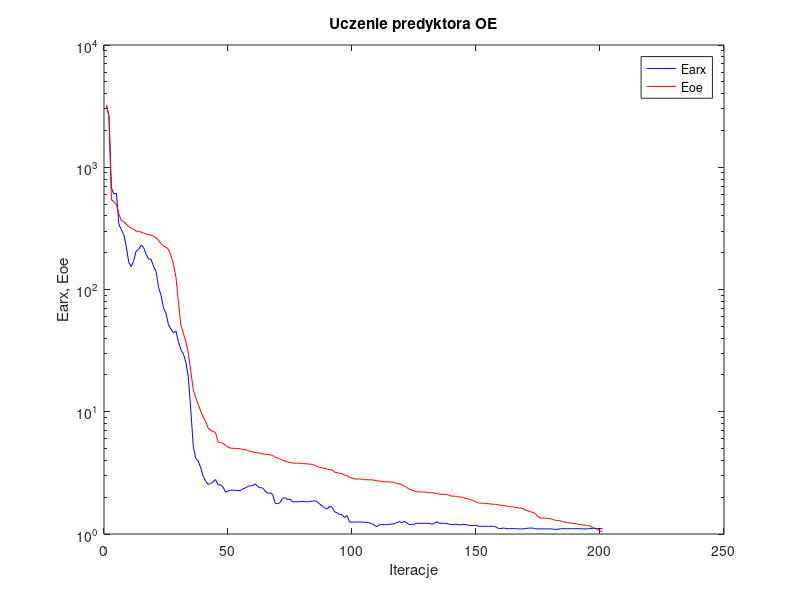
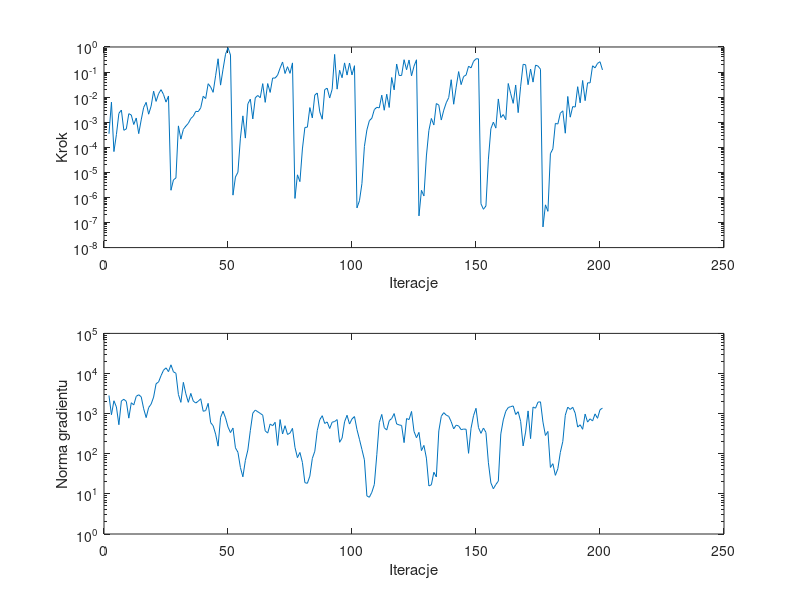

MATLAB code to generate these figures, in order:
%uczenie predyktora oe
clear all;
n=0; farx(n+1)=3.190744e+003; foe(n+1)=3.226293e+003; wspucz(n+1)=0.000000e+000; ng(n+1)=0.000000e+000;
%odnowa zmiennej metryki
n=1; farx(n+1)=2.647249e+003; foe(n+1)=2.583375e+003; krok(n+1)=3.473499e-004; ng(n+1)=2.834321e+003;
n=2; farx(n+1)=6.746177e+002; foe(n+1)=5.434021e+002; krok(n+1)=6.283621e-003; ng(n+1)=9.379759e+002;
n=3; farx(n+1)=6.043598e+002; foe(n+1)=5.227247e+002; krok(n+1)=6.743596e-005; ng(n+1)=2.093114e+003;
n=4; farx(n+1)=6.124377e+002; foe(n+1)=4.962000e+002; krok(n+1)=3.199854e-004; ng(n+1)=1.468207e+003;
n=5; farx(n+1)=3.419225e+002; foe(n+1)=4.143114e+002; krok(n+1)=2.247173e-003; ng(n+1)=5.294243e+002;
n=6; farx(n+1)=3.078361e+002; foe(n+1)=3.653867e+002; krok(n+1)=3.065383e-003; ng(n+1)=2.068479e+003;
n=7; farx(n+1)=2.806646e+002; foe(n+1)=3.593552e+002; krok(n+1)=4.770094e-004; ng(n+1)=2.279409e+003;
n=8; farx(n+1)=2.228608e+002; foe(n+1)=3.420991e+002; krok(n+1)=5.405350e-004; ng(n+1)=2.017852e+003;
n=9; farx(n+1)=1.667719e+002; foe(n+1)=3.273032e+002; krok(n+1)=2.186130e-003; ng(n+1)=7.721489e+002;
n=10; farx(n+1)=1.538412e+002; foe(n+1)=3.172933e+002; krok(n+1)=1.940336e-003; ng(n+1)=1.869709e+003;
n=11; farx(n+1)=1.730979e+002; foe(n+1)=3.104709e+002; krok(n+1)=8.100612e-004; ng(n+1)=1.648161e+003;
n=12; farx(n+1)=2.072697e+002; foe(n+1)=3.004323e+002; krok(n+1)=1.473654e-003; ng(n+1)=2.700042e+003;
n=13; farx(n+1)=2.130548e+002; foe(n+1)=2.972167e+002; krok(n+1)=3.505202e-004; ng(n+1)=2.952617e+003;
n=14; farx(n+1)=2.314505e+002; foe(n+1)=2.952266e+002; krok(n+1)=1.240140e-003; ng(n+1)=2.628415e+003;
n=15; farx(n+1)=2.195538e+002; foe(n+1)=2.889104e+002; krok(n+1)=3.899772e-003; ng(n+1)=1.320365e+003;
n=16; farx(n+1)=1.939644e+002; foe(n+1)=2.843750e+002; krok(n+1)=6.192369e-003; ng(n+1)=7.968452e+002;
n=17; farx(n+1)=1.774113e+002; foe(n+1)=2.809572e+002; krok(n+1)=2.087321e-003; ng(n+1)=1.417087e+003;
n=18; farx(n+1)=1.768881e+002; foe(n+1)=2.788980e+002; krok(n+1)=4.375565e-003; ng(n+1)=1.726452e+003;
n=19; farx(n+1)=1.536538e+002; foe(n+1)=2.731006e+002; krok(n+1)=1.734425e-002; ng(n+1)=2.582488e+003;
n=20; farx(n+1)=1.403254e+002; foe(n+1)=2.650831e+002; krok(n+1)=6.764823e-003; ng(n+1)=5.562248e+003;
n=21; farx(n+1)=1.043462e+002; foe(n+1)=2.520979e+002; krok(n+1)=1.364590e-002; ng(n+1)=6.157988e+003;
n=22; farx(n+1)=8.950363e+001; foe(n+1)=2.380594e+002; krok(n+1)=1.987879e-002; ng(n+1)=8.841147e+003;
n=23; farx(n+1)=7.038095e+001; foe(n+1)=2.267533e+002; krok(n+1)=1.274938e-002; ng(n+1)=1.207713e+004;
n=24; farx(n+1)=6.390649e+001; foe(n+1)=2.220509e+002; krok(n+1)=6.349841e-003; ng(n+1)=1.384115e+004;
n=25; farx(n+1)=5.145030e+001; foe(n+1)=2.133089e+002; krok(n+1)=1.111520e-002; ng(n+1)=1.114748e+004;
%odnowa zmiennej metryki
n=26; farx(n+1)=4.741097e+001; foe(n+1)=1.896716e+002; krok(n+1)=1.936574e-006; ng(n+1)=1.647823e+004;
n=27; farx(n+1)=4.416458e+001; foe(n+1)=1.608925e+002; krok(n+1)=5.005977e-006; ng(n+1)=1.101586e+004;
n=28; farx(n+1)=4.580529e+001; foe(n+1)=1.269220e+002; krok(n+1)=5.973165e-006; ng(n+1)=1.015903e+004;
n=29; farx(n+1)=3.744148e+001; foe(n+1)=7.971985e+001; krok(n+1)=7.138862e-004; ng(n+1)=2.997130e+003;
n=30; farx(n+1)=3.212504e+001; foe(n+1)=5.101067e+001; krok(n+1)=2.114007e-004; ng(n+1)=1.911743e+003;
n=31; farx(n+1)=2.982686e+001; foe(n+1)=4.380604e+001; krok(n+1)=5.188110e-004; ng(n+1)=6.022956e+003;
n=32; farx(n+1)=2.538306e+001; foe(n+1)=3.738666e+001; krok(n+1)=7.010405e-004; ng(n+1)=3.126395e+003;
n=33; farx(n+1)=1.934627e+001; foe(n+1)=3.014592e+001; krok(n+1)=9.053002e-004; ng(n+1)=1.914489e+003;
n=34; farx(n+1)=1.033166e+001; foe(n+1)=2.137588e+001; krok(n+1)=1.407851e-003; ng(n+1)=3.193931e+003;
n=35; farx(n+1)=5.216515e+000; foe(n+1)=1.513346e+001; krok(n+1)=1.736904e-003; ng(n+1)=2.057191e+003;
n=36; farx(n+1)=4.155233e+000; foe(n+1)=1.299714e+001; krok(n+1)=2.707062e-003; ng(n+1)=1.838431e+003;
n=37; farx(n+1)=3.948436e+000; foe(n+1)=1.149060e+001; krok(n+1)=2.660052e-003; ng(n+1)=2.043019e+003;
n=38; farx(n+1)=3.486375e+000; foe(n+1)=1.010826e+001; krok(n+1)=3.763634e-003; ng(n+1)=2.349192e+003;
n=39; farx(n+1)=2.954214e+000; foe(n+1)=9.036465e+000; krok(n+1)=1.082825e-002; ng(n+1)=1.146070e+003;
n=40; farx(n+1)=2.699068e+000; foe(n+1)=8.304966e+000; krok(n+1)=8.799720e-003; ng(n+1)=1.191715e+003;
n=41; farx(n+1)=2.544913e+000; foe(n+1)=7.381807e+000; krok(n+1)=3.432277e-002; ng(n+1)=1.804600e+003;
n=42; farx(n+1)=2.589037e+000; foe(n+1)=7.010527e+000; krok(n+1)=2.548582e-002; ng(n+1)=5.968758e+002;
n=43; farx(n+1)=2.673851e+000; foe(n+1)=6.913358e+000; krok(n+1)=1.553457e-002; ng(n+1)=5.011425e+002;
n=44; farx(n+1)=2.785434e+000; foe(n+1)=6.723606e+000; krok(n+1)=7.084462e-002; ng(n+1)=3.093036e+002;
n=45; farx(n+1)=2.518273e+000; foe(n+1)=5.649371e+000; krok(n+1)=3.388186e-001; ng(n+1)=1.547579e+002;
n=46; farx(n+1)=2.526497e+000; foe(n+1)=5.595643e+000; krok(n+1)=3.012318e-002; ng(n+1)=8.028848e+002;
n=47; farx(n+1)=2.417915e+000; foe(n+1)=5.529171e+000; krok(n+1)=1.300618e-001; ng(n+1)=1.148657e+003;
n=48; farx(n+1)=2.201672e+000; foe(n+1)=5.325202e+000; krok(n+1)=5.126125e-001; ng(n+1)=7.850460e+002;
n=49; farx(n+1)=2.244304e+000; foe(n+1)=5.130959e+000; krok(n+1)=9.362720e-001; ng(n+1)=4.648577e+002;
n=50; farx(n+1)=2.282529e+000; foe(n+1)=5.040659e+000; krok(n+1)=4.764226e-001; ng(n+1)=3.373913e+002;
%odnowa zmiennej metryki
n=51; farx(n+1)=2.279879e+000; foe(n+1)=5.023456e+000; krok(n+1)=1.236046e-006; ng(n+1)=4.379534e+002;
n=52; farx(n+1)=2.276031e+000; foe(n+1)=5.015637e+000; krok(n+1)=6.514692e-006; ng(n+1)=1.404255e+002;
n=53; farx(n+1)=2.267942e+000; foe(n+1)=5.007460e+000; krok(n+1)=1.013046e-005; ng(n+1)=1.090995e+002;
n=54; farx(n+1)=2.265066e+000; foe(n+1)=4.978970e+000; krok(n+1)=2.318206e-004; ng(n+1)=4.555255e+001;
n=55; farx(n+1)=2.341265e+000; foe(n+1)=4.911841e+000; krok(n+1)=1.792149e-003; ng(n+1)=2.662043e+001;
n=56; farx(n+1)=2.379047e+000; foe(n+1)=4.891054e+000; krok(n+1)=2.325873e-004; ng(n+1)=6.831222e+001;
n=57; farx(n+1)=2.448647e+000; foe(n+1)=4.820397e+000; krok(n+1)=5.381741e-003; ng(n+1)=1.237762e+002;
n=58; farx(n+1)=2.480374e+000; foe(n+1)=4.722599e+000; krok(n+1)=8.324349e-003; ng(n+1)=3.773631e+002;
n=59; farx(n+1)=2.494611e+000; foe(n+1)=4.698173e+000; krok(n+1)=1.353531e-003; ng(n+1)=1.028811e+003;
n=60; farx(n+1)=2.569971e+000; foe(n+1)=4.645460e+000; krok(n+1)=9.405190e-003; ng(n+1)=1.225142e+003;
n=61; farx(n+1)=2.446019e+000; foe(n+1)=4.594507e+000; krok(n+1)=1.165868e-002; ng(n+1)=1.113740e+003;
n=62; farx(n+1)=2.391159e+000; foe(n+1)=4.586182e+000; krok(n+1)=9.473853e-003; ng(n+1)=1.014835e+003;
n=63; farx(n+1)=2.376905e+000; foe(n+1)=4.525650e+000; krok(n+1)=3.453662e-002; ng(n+1)=9.161929e+002;
n=64; farx(n+1)=2.243620e+000; foe(n+1)=4.484725e+000; krok(n+1)=6.192369e-003; ng(n+1)=3.726111e+002;
n=65; farx(n+1)=2.155939e+000; foe(n+1)=4.460404e+000; krok(n+1)=3.482091e-002; ng(n+1)=3.274649e+002;
n=66; farx(n+1)=2.165812e+000; foe(n+1)=4.441602e+000; krok(n+1)=1.540176e-002; ng(n+1)=5.510326e+002;
n=67; farx(n+1)=2.115187e+000; foe(n+1)=4.396790e+000; krok(n+1)=5.793922e-002; ng(n+1)=4.994844e+002;
n=68; farx(n+1)=1.784725e+000; foe(n+1)=4.251506e+000; krok(n+1)=5.753289e-002; ng(n+1)=6.091577e+002;
n=69; farx(n+1)=1.770072e+000; foe(n+1)=4.196131e+000; krok(n+1)=7.539806e-002; ng(n+1)=1.617027e+002;
n=70; farx(n+1)=1.806015e+000; foe(n+1)=4.109439e+000; krok(n+1)=1.438191e-001; ng(n+1)=7.109756e+002;
n=71; farx(n+1)=1.958006e+000; foe(n+1)=3.995488e+000; krok(n+1)=2.522670e-001; ng(n+1)=3.108150e+002;
n=72; farx(n+1)=1.982642e+000; foe(n+1)=3.948160e+000; krok(n+1)=8.764941e-002; ng(n+1)=5.001872e+002;
n=73; farx(n+1)=1.913115e+000; foe(n+1)=3.876568e+000; krok(n+1)=1.638325e-001; ng(n+1)=3.022376e+002;
n=74; farx(n+1)=1.929406e+000; foe(n+1)=3.858023e+000; krok(n+1)=8.892157e-002; ng(n+1)=3.284410e+002;
n=75; farx(n+1)=1.834069e+000; foe(n+1)=3.800345e+000; krok(n+1)=2.320583e-001; ng(n+1)=4.296498e+002;
%odnowa zmiennej metryki
n=76; farx(n+1)=1.834302e+000; foe(n+1)=3.799106e+000; krok(n+1)=9.130878e-007; ng(n+1)=1.442669e+002;
n=77; farx(n+1)=1.837300e+000; foe(n+1)=3.795652e+000; krok(n+1)=7.983154e-006; ng(n+1)=8.008407e+001;
n=78; farx(n+1)=1.839696e+000; foe(n+1)=3.792690e+000; krok(n+1)=4.273013e-006; ng(n+1)=1.077471e+002;
n=79; farx(n+1)=1.844131e+000; foe(n+1)=3.769431e+000; krok(n+1)=8.570899e-005; ng(n+1)=6.079091e+001;
n=80; farx(n+1)=1.840352e+000; foe(n+1)=3.757125e+000; krok(n+1)=6.187216e-004; ng(n+1)=1.902779e+001;
n=81; farx(n+1)=1.834536e+000; foe(n+1)=3.747251e+000; krok(n+1)=6.328553e-004; ng(n+1)=1.834088e+001;
n=82; farx(n+1)=1.844508e+000; foe(n+1)=3.724657e+000; krok(n+1)=3.830473e-003; ng(n+1)=2.767259e+001;
n=83; farx(n+1)=1.855191e+000; foe(n+1)=3.710658e+000; krok(n+1)=1.486486e-003; ng(n+1)=7.622056e+001;
n=84; farx(n+1)=1.870085e+000; foe(n+1)=3.643653e+000; krok(n+1)=1.214360e-002; ng(n+1)=1.157172e+002;
n=85; farx(n+1)=1.833715e+000; foe(n+1)=3.560532e+000; krok(n+1)=1.464382e-002; ng(n+1)=3.815995e+002;
n=86; farx(n+1)=1.758242e+000; foe(n+1)=3.504031e+000; krok(n+1)=2.583925e-003; ng(n+1)=7.033393e+002;
n=87; farx(n+1)=1.694450e+000; foe(n+1)=3.476652e+000; krok(n+1)=1.317301e-003; ng(n+1)=8.879525e+002;
n=88; farx(n+1)=1.638780e+000; foe(n+1)=3.464413e+000; krok(n+1)=2.000182e-002; ng(n+1)=5.687387e+002;
n=89; farx(n+1)=1.600004e+000; foe(n+1)=3.377096e+000; krok(n+1)=2.272818e-002; ng(n+1)=6.207556e+002;
n=90; farx(n+1)=1.686612e+000; foe(n+1)=3.360166e+000; krok(n+1)=9.222377e-003; ng(n+1)=4.255653e+002;
n=91; farx(n+1)=1.651967e+000; foe(n+1)=3.340794e+000; krok(n+1)=2.067140e-002; ng(n+1)=6.109373e+002;
n=92; farx(n+1)=1.516845e+000; foe(n+1)=3.204166e+000; krok(n+1)=5.055471e-001; ng(n+1)=6.366817e+002;
n=93; farx(n+1)=1.491491e+000; foe(n+1)=3.178818e+000; krok(n+1)=2.085765e-002; ng(n+1)=7.104798e+002;
n=94; farx(n+1)=1.446478e+000; foe(n+1)=3.135463e+000; krok(n+1)=1.178633e-001; ng(n+1)=1.933226e+002;
n=95; farx(n+1)=1.437100e+000; foe(n+1)=3.111976e+000; krok(n+1)=5.945329e-002; ng(n+1)=2.452502e+002;
n=96; farx(n+1)=1.364720e+000; foe(n+1)=3.035055e+000; krok(n+1)=2.320583e-001; ng(n+1)=6.252945e+002;
n=97; farx(n+1)=1.416680e+000; foe(n+1)=3.012319e+000; krok(n+1)=7.581460e-002; ng(n+1)=9.105397e+002;
n=98; farx(n+1)=1.251811e+000; foe(n+1)=2.902880e+000; krok(n+1)=2.295125e-001; ng(n+1)=5.495983e+002;
n=99; farx(n+1)=1.248896e+000; foe(n+1)=2.872794e+000; krok(n+1)=7.689657e-002; ng(n+1)=7.387646e+002;
n=100; farx(n+1)=1.253288e+000; foe(n+1)=2.821900e+000; krok(n+1)=1.794685e-001; ng(n+1)=8.454434e+002;
%odnowa zmiennej metryki
n=101; farx(n+1)=1.253065e+000; foe(n+1)=2.817375e+000; krok(n+1)=3.831330e-007; ng(n+1)=4.014883e+002;
n=102; farx(n+1)=1.252478e+000; foe(n+1)=2.814618e+000; krok(n+1)=7.372365e-007; ng(n+1)=2.295148e+002;
n=103; farx(n+1)=1.250682e+000; foe(n+1)=2.811020e+000; krok(n+1)=3.566522e-006; ng(n+1)=1.278901e+002;
n=104; farx(n+1)=1.246831e+000; foe(n+1)=2.782571e+000; krok(n+1)=1.080020e-004; ng(n+1)=7.063518e+001;
n=105; farx(n+1)=1.243273e+000; foe(n+1)=2.780738e+000; krok(n+1)=4.912482e-004; ng(n+1)=8.887136e+000;
n=106; farx(n+1)=1.235211e+000; foe(n+1)=2.776534e+000; krok(n+1)=1.151653e-003; ng(n+1)=8.237870e+000;
n=107; farx(n+1)=1.212540e+000; foe(n+1)=2.769471e+000; krok(n+1)=1.441974e-003; ng(n+1)=1.096466e+001;
n=108; farx(n+1)=1.181151e+000; foe(n+1)=2.759932e+000; krok(n+1)=3.185728e-003; ng(n+1)=1.712953e+001;
n=109; farx(n+1)=1.147690e+000; foe(n+1)=2.724282e+000; krok(n+1)=3.930173e-003; ng(n+1)=9.459973e+001;
n=110; farx(n+1)=1.190829e+000; foe(n+1)=2.706958e+000; krok(n+1)=3.721397e-003; ng(n+1)=5.970434e+002;
n=111; farx(n+1)=1.193937e+000; foe(n+1)=2.679818e+000; krok(n+1)=1.199493e-002; ng(n+1)=9.557487e+002;
n=112; farx(n+1)=1.192984e+000; foe(n+1)=2.675083e+000; krok(n+1)=2.999882e-003; ng(n+1)=4.471949e+002;
n=113; farx(n+1)=1.192549e+000; foe(n+1)=2.670732e+000; krok(n+1)=1.308935e-002; ng(n+1)=3.906747e+002;
n=114; farx(n+1)=1.198494e+000; foe(n+1)=2.668852e+000; krok(n+1)=3.870416e-003; ng(n+1)=6.710736e+002;
n=115; farx(n+1)=1.203444e+000; foe(n+1)=2.657989e+000; krok(n+1)=6.079450e-002; ng(n+1)=7.543410e+002;
n=116; farx(n+1)=1.210834e+000; foe(n+1)=2.642516e+000; krok(n+1)=1.947831e-002; ng(n+1)=1.004195e+003;
n=117; farx(n+1)=1.236968e+000; foe(n+1)=2.588515e+000; krok(n+1)=2.097829e-001; ng(n+1)=5.525798e+002;
n=118; farx(n+1)=1.263413e+000; foe(n+1)=2.566405e+000; krok(n+1)=7.302728e-002; ng(n+1)=5.237930e+002;
n=119; farx(n+1)=1.236619e+000; foe(n+1)=2.535567e+000; krok(n+1)=7.317146e-002; ng(n+1)=5.079785e+002;
n=120; farx(n+1)=1.266671e+000; foe(n+1)=2.471788e+000; krok(n+1)=3.105531e-001; ng(n+1)=1.894920e+002;
n=121; farx(n+1)=1.241076e+000; foe(n+1)=2.412198e+000; krok(n+1)=1.238254e-001; ng(n+1)=7.544766e+002;
n=122; farx(n+1)=1.193483e+000; foe(n+1)=2.332484e+000; krok(n+1)=3.025841e-001; ng(n+1)=7.113784e+002;
n=123; farx(n+1)=1.201510e+000; foe(n+1)=2.291575e+000; krok(n+1)=7.071636e-002; ng(n+1)=1.133437e+003;
n=124; farx(n+1)=1.199936e+000; foe(n+1)=2.254073e+000; krok(n+1)=1.713887e-001; ng(n+1)=3.616673e+002;
n=125; farx(n+1)=1.221666e+000; foe(n+1)=2.212655e+000; krok(n+1)=3.091015e-001; ng(n+1)=2.510661e+002;
%odnowa zmiennej metryki
n=126; farx(n+1)=1.221798e+000; foe(n+1)=2.210847e+000; krok(n+1)=1.836369e-007; ng(n+1)=3.411939e+002;
n=127; farx(n+1)=1.222397e+000; foe(n+1)=2.208918e+000; krok(n+1)=1.924861e-006; ng(n+1)=1.198250e+002;
n=128; farx(n+1)=1.223027e+000; foe(n+1)=2.206887e+000; krok(n+1)=1.144456e-006; ng(n+1)=1.614480e+002;
n=129; farx(n+1)=1.221410e+000; foe(n+1)=2.190316e+000; krok(n+1)=4.506169e-005; ng(n+1)=7.791420e+001;
n=130; farx(n+1)=1.220171e+000; foe(n+1)=2.182706e+000; krok(n+1)=4.706747e-004; ng(n+1)=1.576531e+001;
n=131; farx(n+1)=1.208733e+000; foe(n+1)=2.173584e+000; krok(n+1)=1.413750e-003; ng(n+1)=1.684202e+001;
n=132; farx(n+1)=1.212640e+000; foe(n+1)=2.170465e+000; krok(n+1)=7.740461e-004; ng(n+1)=3.460593e+001;
n=133; farx(n+1)=1.262018e+000; foe(n+1)=2.148929e+000; krok(n+1)=5.557598e-003; ng(n+1)=2.646987e+001;
n=134; farx(n+1)=1.226474e+000; foe(n+1)=2.124131e+000; krok(n+1)=4.829711e-003; ng(n+1)=3.700849e+002;
n=135; farx(n+1)=1.225292e+000; foe(n+1)=2.117066e+000; krok(n+1)=1.220985e-003; ng(n+1)=8.575785e+002;
n=136; farx(n+1)=1.222849e+000; foe(n+1)=2.114039e+000; krok(n+1)=3.021288e-003; ng(n+1)=1.059051e+003;
n=137; farx(n+1)=1.224652e+000; foe(n+1)=2.107375e+000; krok(n+1)=5.967857e-003; ng(n+1)=9.182271e+002;
n=138; farx(n+1)=1.205238e+000; foe(n+1)=2.082129e+000; krok(n+1)=9.590335e-003; ng(n+1)=8.542548e+002;
n=139; farx(n+1)=1.196676e+000; foe(n+1)=2.042290e+000; krok(n+1)=4.953895e-002; ng(n+1)=6.298074e+002;
n=140; farx(n+1)=1.196926e+000; foe(n+1)=2.041210e+000; krok(n+1)=5.214412e-003; ng(n+1)=4.170855e+002;
n=141; farx(n+1)=1.202627e+000; foe(n+1)=2.034339e+000; krok(n+1)=2.502768e-002; ng(n+1)=5.163530e+002;
n=142; farx(n+1)=1.190215e+000; foe(n+1)=2.014604e+000; krok(n+1)=1.044257e-001; ng(n+1)=4.931502e+002;
n=143; farx(n+1)=1.190335e+000; foe(n+1)=2.009611e+000; krok(n+1)=3.153338e-002; ng(n+1)=3.992504e+002;
n=144; farx(n+1)=1.199598e+000; foe(n+1)=1.977553e+000; krok(n+1)=6.659479e-002; ng(n+1)=4.123163e+002;
n=145; farx(n+1)=1.191804e+000; foe(n+1)=1.952780e+000; krok(n+1)=7.596282e-002; ng(n+1)=4.084801e+002;
n=146; farx(n+1)=1.180856e+000; foe(n+1)=1.937086e+000; krok(n+1)=1.713887e-001; ng(n+1)=1.025869e+002;
n=147; farx(n+1)=1.172524e+000; foe(n+1)=1.904924e+000; krok(n+1)=1.468011e-001; ng(n+1)=4.327329e+002;
n=148; farx(n+1)=1.171258e+000; foe(n+1)=1.874765e+000; krok(n+1)=2.663672e-001; ng(n+1)=8.881234e+002;
n=149; farx(n+1)=1.180582e+000; foe(n+1)=1.826691e+000; krok(n+1)=3.375584e-001; ng(n+1)=1.358455e+003;
n=150; farx(n+1)=1.155770e+000; foe(n+1)=1.791006e+000; krok(n+1)=3.374549e-001; ng(n+1)=4.490536e+002;
%odnowa zmiennej metryki
n=151; farx(n+1)=1.156128e+000; foe(n+1)=1.787575e+000; krok(n+1)=5.586379e-007; ng(n+1)=3.226676e+002;
n=152; farx(n+1)=1.156711e+000; foe(n+1)=1.783109e+000; krok(n+1)=3.371869e-007; ng(n+1)=4.380502e+002;
n=153; farx(n+1)=1.157414e+000; foe(n+1)=1.779391e+000; krok(n+1)=4.585081e-007; ng(n+1)=3.412865e+002;
n=154; farx(n+1)=1.157109e+000; foe(n+1)=1.768761e+000; krok(n+1)=3.369455e-005; ng(n+1)=5.963104e+001;
n=155; farx(n+1)=1.157293e+000; foe(n+1)=1.757296e+000; krok(n+1)=5.524716e-004; ng(n+1)=1.875867e+001;
n=156; farx(n+1)=1.153315e+000; foe(n+1)=1.750980e+000; krok(n+1)=1.006709e-003; ng(n+1)=1.343116e+001;
n=157; farx(n+1)=1.145930e+000; foe(n+1)=1.747830e+000; krok(n+1)=5.823194e-004; ng(n+1)=1.709618e+001;
n=158; farx(n+1)=1.111546e+000; foe(n+1)=1.729176e+000; krok(n+1)=8.468065e-003; ng(n+1)=2.082079e+001;
n=159; farx(n+1)=1.107308e+000; foe(n+1)=1.717549e+000; krok(n+1)=1.532691e-003; ng(n+1)=3.125896e+002;
n=160; farx(n+1)=1.118520e+000; foe(n+1)=1.707631e+000; krok(n+1)=2.019005e-003; ng(n+1)=6.986685e+002;
n=161; farx(n+1)=1.110033e+000; foe(n+1)=1.702397e+000; krok(n+1)=1.255562e-003; ng(n+1)=1.142784e+003;
n=162; farx(n+1)=1.105998e+000; foe(n+1)=1.678376e+000; krok(n+1)=3.497807e-002; ng(n+1)=1.418259e+003;
n=163; farx(n+1)=1.106729e+000; foe(n+1)=1.672809e+000; krok(n+1)=1.360047e-002; ng(n+1)=1.495665e+003;
n=164; farx(n+1)=1.107223e+000; foe(n+1)=1.665374e+000; krok(n+1)=5.655154e-003; ng(n+1)=1.554347e+003;
n=165; farx(n+1)=1.104023e+000; foe(n+1)=1.647167e+000; krok(n+1)=3.050527e-002; ng(n+1)=9.516599e+002;
n=166; farx(n+1)=1.101479e+000; foe(n+1)=1.632937e+000; krok(n+1)=2.409214e-003; ng(n+1)=1.118660e+003;
n=167; farx(n+1)=1.101015e+000; foe(n+1)=1.628095e+000; krok(n+1)=2.720095e-002; ng(n+1)=6.409247e+002;
n=168; farx(n+1)=1.101265e+000; foe(n+1)=1.613914e+000; krok(n+1)=2.032965e-001; ng(n+1)=1.567951e+002;
n=169; farx(n+1)=1.109359e+000; foe(n+1)=1.564316e+000; krok(n+1)=1.958016e-001; ng(n+1)=3.469036e+002;
n=170; farx(n+1)=1.115786e+000; foe(n+1)=1.548171e+000; krok(n+1)=3.129602e-002; ng(n+1)=1.169395e+003;
n=171; farx(n+1)=1.117421e+000; foe(n+1)=1.518269e+000; krok(n+1)=1.320338e-001; ng(n+1)=2.383033e+002;
n=172; farx(n+1)=1.117423e+000; foe(n+1)=1.505104e+000; krok(n+1)=3.975906e-002; ng(n+1)=1.461755e+003;
n=173; farx(n+1)=1.106703e+000; foe(n+1)=1.458141e+000; krok(n+1)=1.886278e-001; ng(n+1)=1.367307e+003;
n=174; farx(n+1)=1.100210e+000; foe(n+1)=1.388112e+000; krok(n+1)=1.732520e-001; ng(n+1)=1.936589e+003;
n=175; farx(n+1)=1.101338e+000; foe(n+1)=1.349977e+000; krok(n+1)=1.295348e-001; ng(n+1)=1.966675e+003;
%odnowa zmiennej metryki
n=176; farx(n+1)=1.101362e+000; foe(n+1)=1.348083e+000; krok(n+1)=6.671538e-008; ng(n+1)=6.145042e+002;
n=177; farx(n+1)=1.101464e+000; foe(n+1)=1.344526e+000; krok(n+1)=5.066514e-007; ng(n+1)=2.854268e+002;
n=178; farx(n+1)=1.101690e+000; foe(n+1)=1.341827e+000; krok(n+1)=2.792428e-007; ng(n+1)=3.600441e+002;
n=179; farx(n+1)=1.100776e+000; foe(n+1)=1.334621e+000; krok(n+1)=5.561724e-005; ng(n+1)=4.545225e+001;
n=180; farx(n+1)=1.097551e+000; foe(n+1)=1.314056e+000; krok(n+1)=8.683747e-005; ng(n+1)=5.655773e+001;
n=181; farx(n+1)=1.089469e+000; foe(n+1)=1.295892e+000; krok(n+1)=8.989595e-004; ng(n+1)=2.896624e+001;
n=182; farx(n+1)=1.095224e+000; foe(n+1)=1.289056e+000; krok(n+1)=8.456028e-004; ng(n+1)=4.235805e+001;
n=183; farx(n+1)=1.101591e+000; foe(n+1)=1.282356e+000; krok(n+1)=2.274128e-003; ng(n+1)=1.077310e+002;
n=184; farx(n+1)=1.107303e+000; foe(n+1)=1.258942e+000; krok(n+1)=2.840497e-003; ng(n+1)=2.024183e+002;
n=185; farx(n+1)=1.104169e+000; foe(n+1)=1.247219e+000; krok(n+1)=3.642997e-004; ng(n+1)=9.122063e+002;
n=186; farx(n+1)=1.104554e+000; foe(n+1)=1.236695e+000; krok(n+1)=1.064021e-002; ng(n+1)=1.451668e+003;
n=187; farx(n+1)=1.104321e+000; foe(n+1)=1.232018e+000; krok(n+1)=1.588254e-003; ng(n+1)=1.272072e+003;
n=188; farx(n+1)=1.103621e+000; foe(n+1)=1.221186e+000; krok(n+1)=4.208519e-003; ng(n+1)=1.440909e+003;
n=189; farx(n+1)=1.105243e+000; foe(n+1)=1.217261e+000; krok(n+1)=4.026836e-003; ng(n+1)=1.027495e+003;
n=190; farx(n+1)=1.105570e+000; foe(n+1)=1.202320e+000; krok(n+1)=2.607440e-002; ng(n+1)=4.624425e+002;
n=191; farx(n+1)=1.103594e+000; foe(n+1)=1.195798e+000; krok(n+1)=5.924781e-003; ng(n+1)=5.284164e+002;
n=192; farx(n+1)=1.101544e+000; foe(n+1)=1.186052e+000; krok(n+1)=4.614317e-002; ng(n+1)=4.074389e+002;
n=193; farx(n+1)=1.100958e+000; foe(n+1)=1.180373e+000; krok(n+1)=7.242402e-003; ng(n+1)=9.763707e+002;
n=194; farx(n+1)=1.102127e+000; foe(n+1)=1.172471e+000; krok(n+1)=3.730542e-002; ng(n+1)=6.151563e+002;
n=195; farx(n+1)=1.104932e+000; foe(n+1)=1.161769e+000; krok(n+1)=3.700668e-002; ng(n+1)=7.428953e+002;
n=196; farx(n+1)=1.110539e+000; foe(n+1)=1.133649e+000; krok(n+1)=1.778431e-001; ng(n+1)=6.555598e+002;
n=197; farx(n+1)=1.110470e+000; foe(n+1)=1.110315e+000; krok(n+1)=1.468011e-001; ng(n+1)=9.867563e+002;
n=198; farx(n+1)=1.109976e+000; foe(n+1)=1.086481e+000; krok(n+1)=2.211882e-001; ng(n+1)=7.643567e+002;
n=199; farx(n+1)=1.104723e+000; foe(n+1)=1.060683e+000; krok(n+1)=2.587256e-001; ng(n+1)=1.249832e+003;
n=200; farx(n+1)=1.107364e+000; foe(n+1)=1.047169e+000; krok(n+1)=1.217528e-001; ng(n+1)=1.376028e+003;

figure; semilogy(farx,'b'); hold on; semilogy(foe,'r'); xlabel('Iteracje'); ylabel('Earx, Eoe'); legend('Earx','Eoe'); title('Uczenie predyktora OE');
figure; subplot(2,1,1); semilogy(krok); xlabel('Iteracje'); ylabel('Krok');
subplot(2,1,2); semilogy(ng); xlabel('Iteracje'); ylabel('Norma gradientu');
Earx=farx(n+1)
Eoe=foe(n+1)
